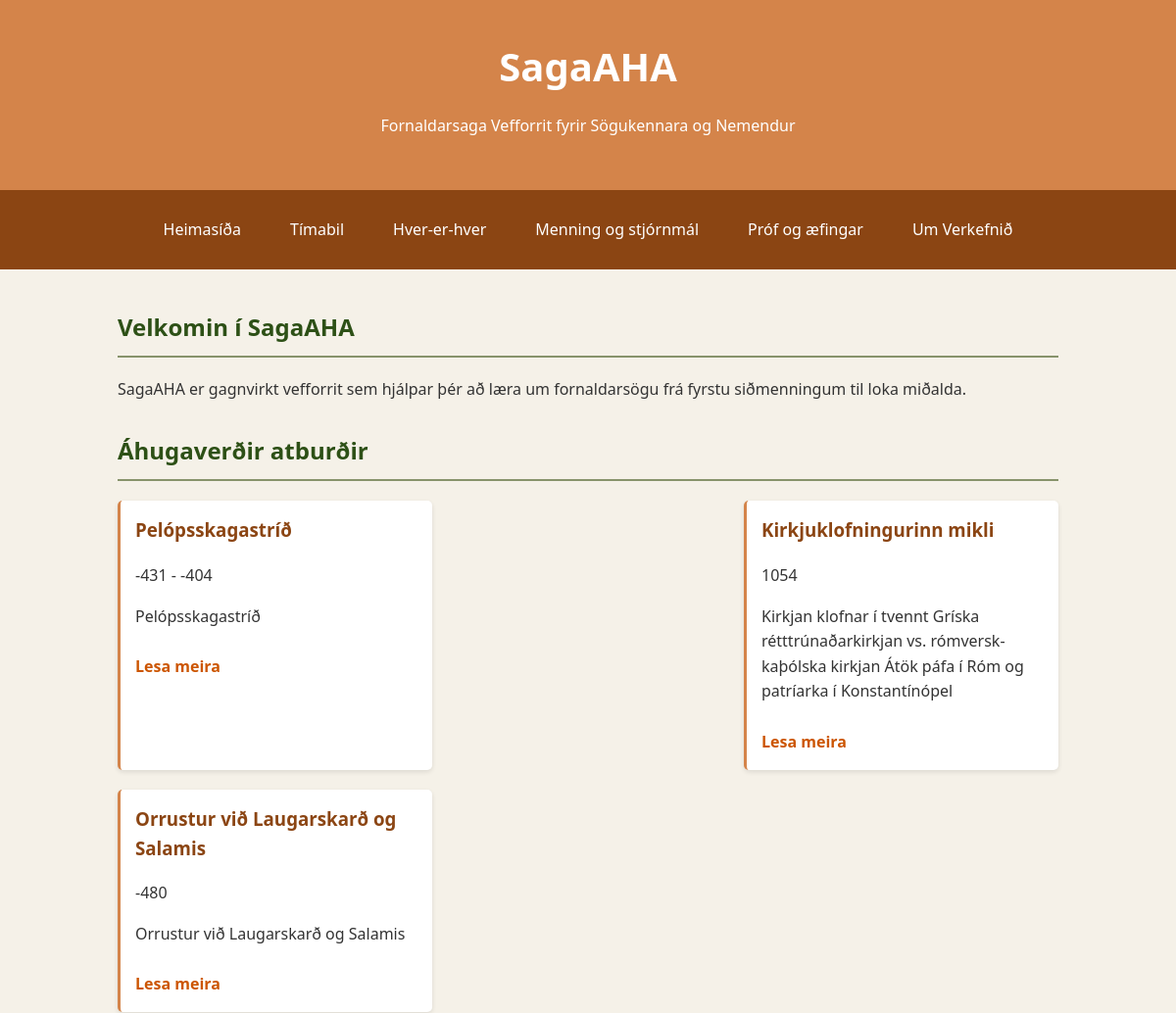
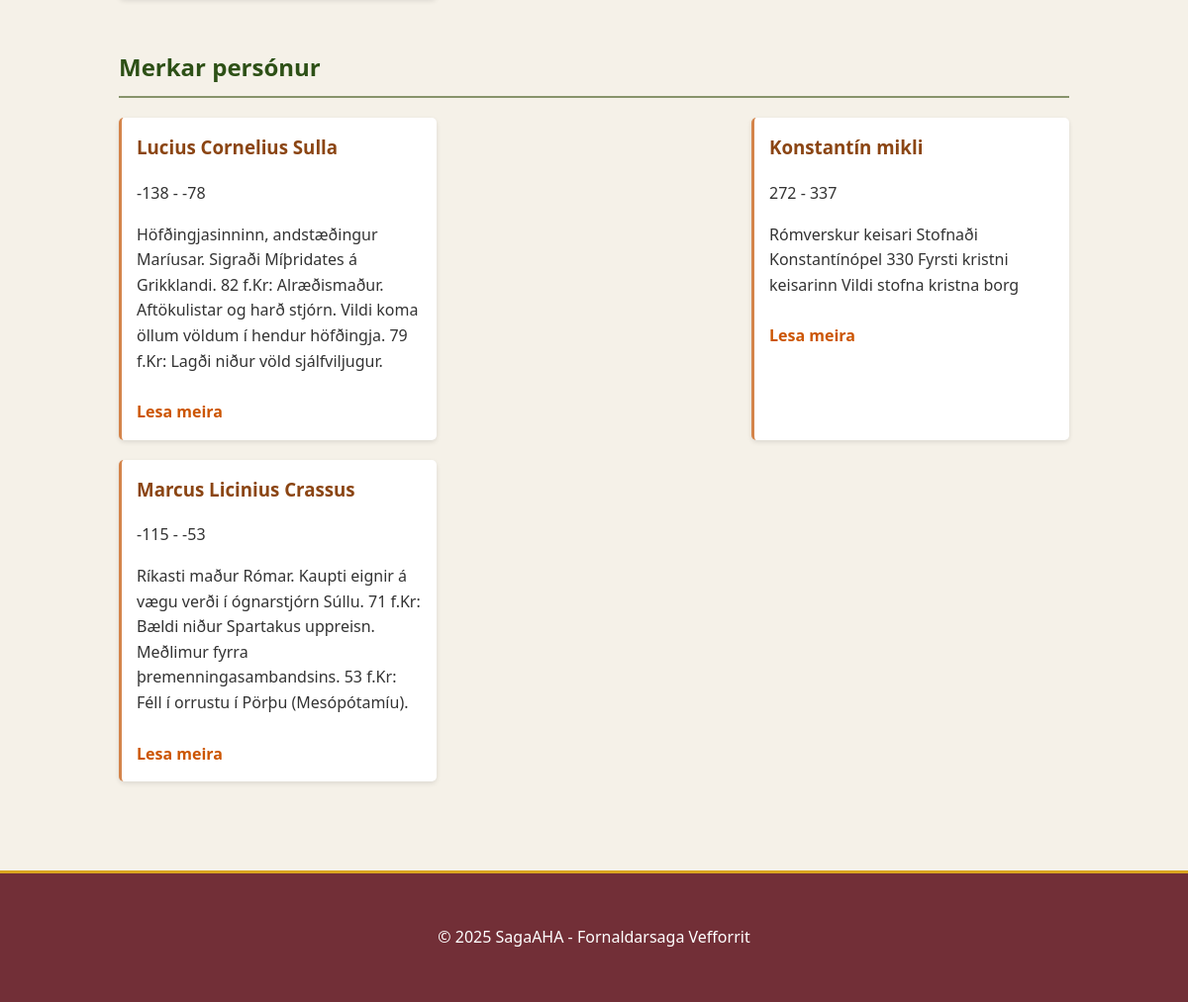
The page / on the database its author committed (2 pictures, top to bottom).
### timeline/models.py (models this page shows, shortened)
class TimelineEvent(models.Model):
    EVENT_CATEGORIES = [
        ('political', 'Political'),
        ('military', 'Military'),
        ('cultural', 'Cultural'),
        ('religious', 'Religious'),
        ('scientific', 'Scientific'),
        ('economic', 'Economic'),
        ('other', 'Other'),
    ]
    title = models.CharField(max_length=200)
    title_is = models.CharField(max_length=200)  # Icelandic title
    description = models.TextField()
    description_is = models.TextField()  # Icelandic description
    date_start = models.IntegerField()  # Can be negative for BCE
    date_end = models.IntegerField(null=True, blank=True)  # For events that span multiple years
    period = models.ForeignKey(HistoricalPeriod, on_delete=models.SET_NULL, null=True, related_name='events')
    civilization = models.ForeignKey(Civilization, on_delete=models.SET_NULL, null=True, blank=True, related_name='events')
    region = models.CharField(max_length=100)
    category = models.CharField(max_length=20, choices=EVENT_CATEGORIES)
    importance = models.IntegerField(default=1)  # 1-5 scale for filtering importance levels
    latitude = models.FloatField(null=True, blank=True)  # For map placement
    longitude = models.FloatField(null=True, blank=True)  # For map placement
    image = models.ImageField(upload_to='events/', blank=True, null=True)
    created_at = models.DateTimeField(auto_now_add=True)
    updated_at = models.DateTimeField(auto_now=True)
    class Meta:
        ordering = ['date_start', 'importance']

### reference/models.py (models this page shows, shortened)
class Person(models.Model):
    PERSON_CATEGORIES = [
        ('ruler', 'Ruler/Emperor'),
        ('military', 'General/Military Leader'),
        ('political', 'Politician/Statesman'),
        ('philosopher', 'Philosopher/Scholar'),
        ('religious', 'Religious Figure'),
        ('artist', 'Artist'),
        ('scientist', 'Scientist'),
        ('other', 'Other'),
    ]
    name = models.CharField(max_length=100)
    name_is = models.CharField(max_length=100)  # Icelandic name
    birth_date = models.IntegerField(null=True, blank=True)  # Can be negative for BCE
    death_date = models.IntegerField(null=True, blank=True)  # Can be negative for BCE
    category = models.CharField(max_length=20, choices=PERSON_CATEGORIES)
    civilization = models.ForeignKey(Civilization, on_delete=models.SET_NULL, null=True, related_name='people')
    period = models.ForeignKey(HistoricalPeriod, on_delete=models.SET_NULL, null=True, related_name='people')
    biography = models.TextField()
    biography_is = models.TextField()  # Icelandic biography
    achievements = models.TextField(blank=True)
    achievements_is = models.TextField(blank=True)  # Icelandic achievements
    image = models.ImageField(upload_to='people/', blank=True, null=True)
    class Meta:
        verbose_name_plural = "People"
        ordering = ['name_is']

### core/views.py (the view, shortened to what this page needs)
# urls.py: 2. Add a URL to urlpatterns:  path('', views.home, name='home')
def home(request):
    featured_events = TimelineEvent.objects.filter(importance__gte=4).order_by('?')[:3]
    featured_people = Person.objects.order_by('?')[:3]
    featured_deities = Deity.objects.order_by('?')[:3]
    recent_quizzes = Quiz.objects.filter(is_published=True).order_by('-created_at')[:5]
    user_progress = None
    recent_attempts = None
    context = {
        'featured_events': featured_events,
        'featured_people': featured_people,
        'featured_deities': featured_deities,
        'recent_quizzes': recent_quizzes,
        'recent_attempts': recent_attempts,
        'user_progress': user_progress,
    }
    return render(request, 'core/home.html', context)

### templates/core/home.html (shortened to what this page needs)
{% extends 'base.html' %}
{% block content %}
        <section>
            <h2>Velkomin í SagaAHA</h2>
            <p>SagaAHA er gagnvirkt vefforrit sem hjálpar þér að læra um fornaldarsögu frá fyrstu siðmenningum til loka miðalda.</p>
        </section>
        {% if featured_events %}
        <section>
            <h2>Áhugaverðir atburðir</h2>
            <div class="featured-content">
                {% for event in featured_events %}
                <div class="featured-item">
                    <h3>{{ event.title_is }}</h3>
                    <p>{{ event.date_start }}{% if event.date_end %} - {{ event.date_end }}{% endif %}</p>
                    <p>{{ event.description_is|truncatewords:30 }}</p>
                    <a href="{% url 'timeline:event_detail' event.id %}">Lesa meira</a>
                </div>
                {% endfor %}
            </div>
        </section>
        {% endif %}
        {% if featured_people %}
        <section>
            <h2>Merkar persónur</h2>
            <div class="featured-content">
                {% for person in featured_people %}
                <div class="featured-item">
                    <h3>{{ person.name_is }}</h3>
                    <p>{{ person.birth_date }}{% if person.death_date %} - {{ person.death_date }}{% endif %}</p>
                    <p>{{ person.biography_is|truncatewords:30 }}</p>
                    <a href="{% url 'reference:person_detail' person.id %}">Lesa meira</a>
                </div>
                {% endfor %}
            </div>
        </section>
        {% endif %}
{% endblock %}

### static/css/style.css (style rules this page uses)
:root { --primary-1: #d4844a; --primary-2: #f5f1e8; --accent-1: #daa520; --accent-2: #2d5016; --supporting-1: #8b4513; --supporting-2: #87936b; --special-1: #722f37; --special-2: #cc5500; --text-dark: #333333; --text-light: #ffffff; --background-light: var(--primary-2); }
body { font-family: 'Segoe UI', Tahoma, Geneva, Verdana, sans-serif; line-height: 1.6; margin: 0; padding: 0; color: var(--text-dark); background-color: var(--background-light); }
section { margin-bottom: 30px; }
h2 { color: var(--accent-2); border-bottom: 2px solid var(--supporting-2); padding-bottom: 10px; }
.featured-content { display: flex; flex-wrap: wrap; justify-content: space-between; margin-top: 20px; }
.featured-item { flex-basis: 30%; margin-bottom: 20px; padding: 15px; background-color: var(--text-light); border-radius: 5px; border-left: 3px solid var(--primary-1); box-shadow: 0 2px 5px rgba(0,0,0,0.1); transition: transform 0.3s, box-shadow 0.3s; }
.featured-item h3 { color: var(--supporting-1); margin-top: 0; }
.featured-item a { display: inline-block; margin-top: 10px; color: var(--special-2); text-decoration: none; font-weight: bold; }

### rows shown on the page
TimelineEvent: title_is "Pelópsskagastríð", date_start "-431", date_end "-404", description_is "Pelópsskagastríð"
TimelineEvent: title_is "Kirkjuklofningurinn mikli", date_start "1054", description_is "Kirkjan klofnar í tvennt Gríska rétttrúnaðarkirkjan vs. rómversk-kaþólska kirkjan Átök páfa í Róm og patríarka í Konstantínópel"
TimelineEvent: title_is "Orrustur við Laugarskarð og Salamis", date_start "-480", description_is "Orrustur við Laugarskarð og Salamis"
Person: name_is "Lucius Cornelius Sulla", birth_date "-138", death_date "-78", biography_is "Höfðingjasinninn, andstæðingur Maríusar. Sigraði Míþridates á Grikklandi. 82 f.Kr: Alræðismaður. Aftökulistar og harð stjórn. Vildi koma öllum völdum í hendur höfðingja. 79 f.Kr: Lagði niður völd sjálfviljugur."
Person: name_is "Konstantín mikli", birth_date "272", death_date "337", biography_is "Rómverskur keisari Stofnaði Konstantínópel 330 Fyrsti kristni keisarinn Vildi stofna kristna borg"
Person: name_is "Marcus Licinius Crassus", birth_date "-115", death_date "-53", biography_is "Ríkasti maður Rómar. Kaupti eignir á vægu verði í ógnarstjórn Súllu. 71 f.Kr: Bældi niður Spartakus uppreisn. Meðlimur fyrra þremenningasambandsins. 53 f.Kr: Féll í orrustu í Pörþu (Mesópótamíu)."
